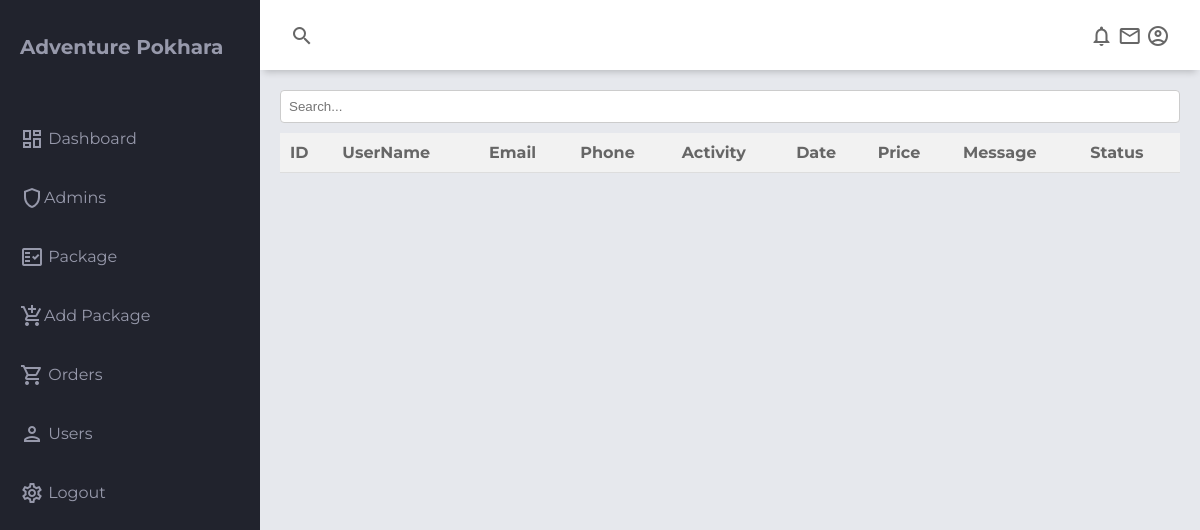
Page /backend/booking.php (signed in) on the earlier database version.
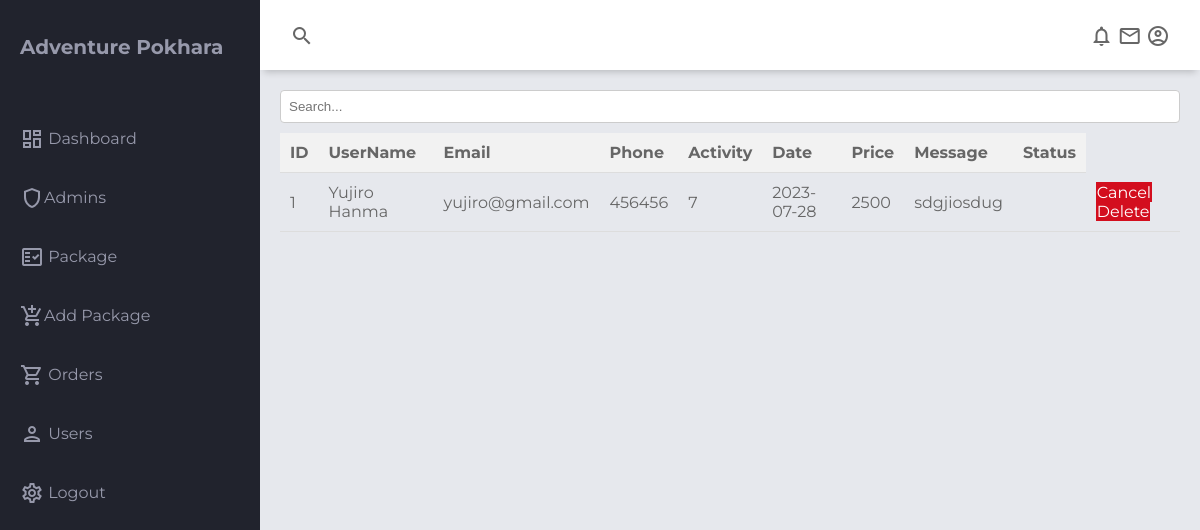
Same page on the later database version.
### tables this page shows
CREATE TABLE `booking` (
  `booking_id` int(11) NOT NULL,
  `booking_date` date NOT NULL,
  `u_name` varchar(255) NOT NULL,
  `u_email` varchar(255) NOT NULL,
  `u_phone` int(10) NOT NULL,
  `u_activity` varchar(255) NOT NULL,
  `Message` varchar(1000) NOT NULL,
  `u_price` int(11) NOT NULL
);

### backend/booking.php (the view, shortened to what this page needs)
<?php include "nav.php" ?>
<main class="main-container">
<div class="table-container">
<div class="table-container">
<input type="text" id="searchInput" placeholder="Search...">
            <table id="dataTable">
              <thead>
                <tr>
                  <th>ID</th>
                  <th>UserName</th>
                  <th>Email</th>
                  <th>Phone</th>
                  <th>Activity</th>
                  <th>Date</th>
                  <th>Price</th>
                  <th>Message</th>
                  <th>Status</th>
                </tr>
              </thead>
              <tbody>
              <?php
$sql = "SELECT * FROM booking ";
  $res = mysqli_query($conn, $sql);
  if($res == TRUE){
    $count = mysqli_num_rows($res);
    $sn =1;
    if($count>0){
      while($rows=mysqli_fetch_assoc($res)){
        $id = $rows['booking_id'];
        $activity = $rows ['u_activity'];
        $price = $rows ['u_price'];
        $uname = $rows['u_name'];
        $email=$rows['u_email'];
        $phone=$rows['u_phone'];
        $msg = $rows['Message'];
        $date = $rows['booking_date'];
        $status = $rows['status'];
        ?>
        <tr>
            <td><?php echo $sn++ ;?></td>
            <td><?php echo $uname;?></td>
            <td><?php echo $email;?></td>
            <td><?php echo $phone;?></td>
            <td><?php echo $activity;?></td>
            <td><?php echo $date;?></td>
            <td><?php echo $price;?></td>
            <td><?php echo $msg;?></td>
            <td><?php echo $status;?></td>
        <td><a href="<?php echo siteurl;?>backend/cancelbook.php?id=<?php echo $id;?>" class="btn-secondary">Cancel</a>
        <a href="<?php echo siteurl;?>backend/deletebook.php?id=<?php echo $id;?>" class="btn-secondary">Delete</a>
        </td>
      </tr>
        <?php
      }
    }
  }
?>
              </tbody>
            </table>
          </div>
</main>
<?php include "footer.php" ?>

Differences in the rows shown:
added booking: u_name "Yujiro Hanma", u_email "yujiro@gmail.com", u_phone "456456", u_activity "7", booking_date "2023-07-28", u_price "2500", Message "sdgjiosdug"
